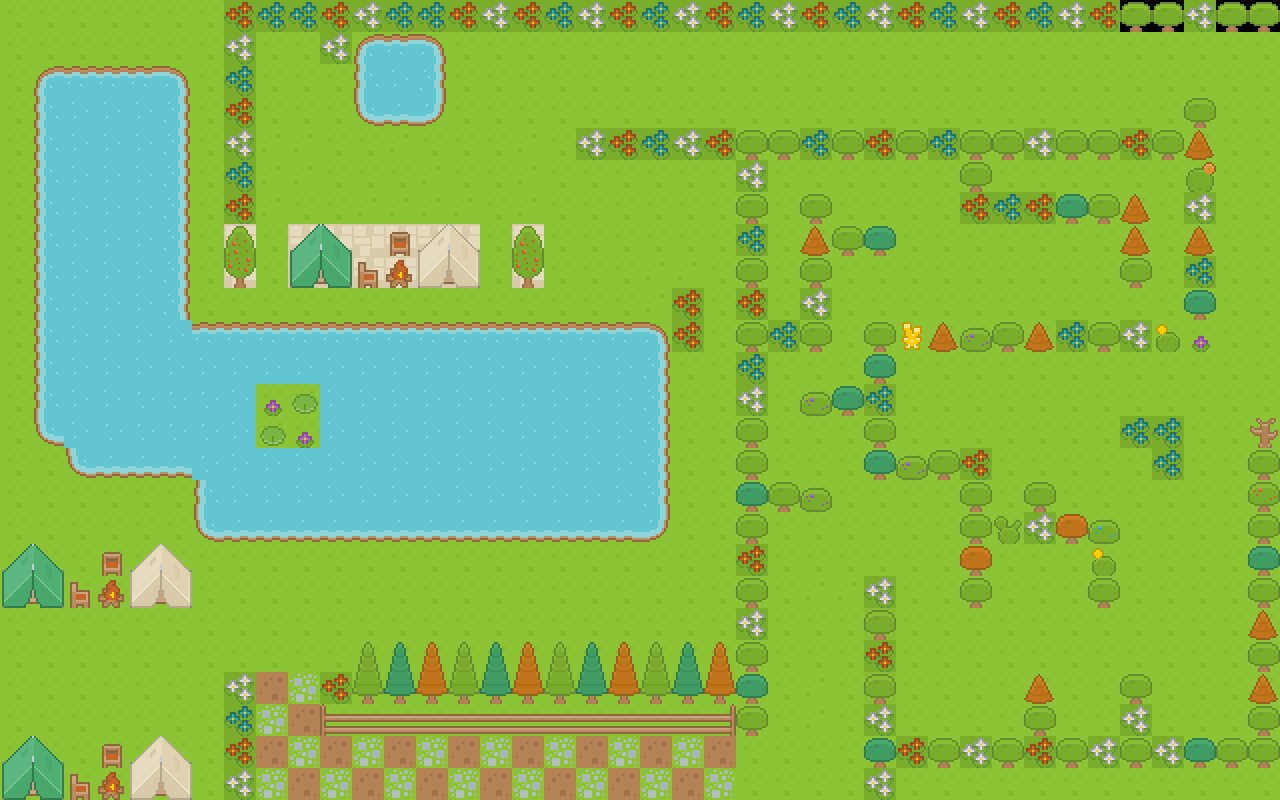

Below is a game level as drawn by its tile map, then a one-line description and the .tmx file that defines it, in full:
An orthogonal 40x25 tile map with 32x32 px tiles, 2 tile layers (non blocking, blocking).

<map version="1.2" tiledversion="1.3.3" orientation="orthogonal" renderorder="right-down" width="40" height="25" tilewidth="32" tileheight="32" infinite="0" nextlayerid="4" nextobjectid="1">
 <editorsettings>
  <export target="SophiaMaze3..tmx" format="tmx" />
 </editorsettings>
 <tileset firstgid="1" name="tileset_kenney" tilewidth="32" tileheight="32" spacing="2" tilecount="1767" columns="57">
  <image source="tilesets/tileset_kenney.png" width="1936" height="1052" />
  <tile id="62">
   <properties>
    <property name="collision" type="bool" value="true" />
   </properties>
  </tile>
 </tileset>
 <layer id="1" name="non blocking" width="40" height="25">
  <data encoding="csv">
6,6,6,6,6,6,6,179,6,6,6,6,6,179,179,179,544,6,6,6,6,6,6,6,6,6,6,6,6,6,6,6,6,6,6,527,527,527,527,527,
6,6,6,6,6,6,6,179,6,6,6,179,179,179,6,6,6,6,6,6,6,6,6,6,6,6,6,6,6,6,6,6,6,6,6,6,6,6,6,6,
6,6,6,6,6,6,6,179,6,6,6,179,179,179,6,6,6,6,6,6,6,6,6,6,6,6,6,6,6,6,6,6,6,6,6,6,6,6,6,6,
6,6,6,6,6,6,6,179,6,6,6,179,179,179,6,6,6,6,6,6,6,6,6,6,6,6,6,6,6,6,6,6,6,6,6,6,6,6,6,6,
6,6,6,6,6,6,6,179,63,63,6,6,63,6,6,6,63,6,6,6,6,6,6,6,6,6,6,6,6,6,6,6,6,6,6,6,6,6,6,6,
6,6,6,6,6,6,6,179,63,63,6,6,6,63,6,6,63,6,6,6,6,6,6,6,6,6,6,6,6,6,6,6,6,6,6,6,6,6,6,6,
6,6,6,6,6,6,6,179,63,6,6,63,63,63,63,6,63,6,6,6,6,6,6,6,6,6,6,6,6,6,6,6,6,6,6,6,6,6,6,6,
6,6,6,6,6,6,6,179,6,179,179,179,179,179,179,6,179,6,6,6,6,6,6,6,6,6,6,6,6,6,6,6,6,6,6,6,6,6,6,6,
6,6,6,6,6,6,6,179,6,179,179,179,179,179,179,6,179,6,6,6,63,63,6,6,6,6,6,6,6,6,6,6,6,6,6,6,6,6,6,6,
6,6,6,6,6,6,6,6,6,6,6,6,6,6,6,6,6,6,6,6,63,63,6,6,6,6,6,6,6,6,6,6,6,6,6,6,6,6,6,6,
6,6,6,6,6,6,6,6,6,6,6,6,6,6,6,6,6,6,6,6,6,6,6,6,6,6,6,6,6,6,6,6,6,6,6,6,6,6,6,6,
6,6,6,6,6,6,6,6,6,6,6,6,6,6,6,6,6,6,6,6,6,6,6,6,6,6,6,6,6,6,6,6,6,6,6,6,6,6,6,6,
6,6,6,6,6,6,6,119,6,6,6,6,6,6,6,6,6,6,6,6,6,6,6,6,6,6,6,6,6,6,6,6,6,6,6,6,6,6,6,6,
6,6,6,6,6,6,6,6,6,6,6,6,6,6,6,6,6,6,6,6,6,6,6,6,6,6,6,6,6,6,6,6,6,6,6,6,6,6,6,6,
6,6,6,6,6,6,6,6,6,6,6,6,6,6,6,6,6,6,6,6,6,6,6,6,6,6,6,6,6,6,6,6,6,6,6,6,6,6,6,6,
6,6,6,6,6,6,6,6,6,6,6,6,6,6,6,6,6,6,6,6,6,6,6,6,6,6,6,6,6,6,6,6,6,6,6,6,6,6,6,6,
6,6,6,6,6,6,6,6,6,6,6,6,6,6,6,6,6,6,6,6,6,6,6,6,6,6,6,6,6,6,6,6,6,6,6,6,6,6,6,6,
6,6,6,6,6,6,6,6,6,6,6,6,6,6,6,6,6,6,6,6,6,6,6,6,6,6,6,6,6,6,6,6,6,6,6,6,6,6,6,6,
6,6,6,6,6,6,6,6,6,6,6,6,6,6,6,6,6,6,6,6,6,6,6,6,6,63,63,1696,6,6,6,6,6,6,6,6,6,6,6,6,
6,6,6,6,6,6,6,6,6,6,6,6,6,6,6,6,6,6,6,6,6,6,6,6,6,6,6,1696,6,6,6,6,6,6,6,6,6,6,6,6,
6,6,6,6,6,6,6,6,6,6,6,6,6,6,6,6,6,6,6,6,6,6,6,6,6,6,6,1696,6,6,6,6,6,6,6,6,6,6,6,6,
6,6,6,6,6,6,6,6,7,67,6,6,6,6,6,6,6,6,6,6,6,6,6,6,6,63,6,1696,6,6,6,6,6,6,6,6,6,6,6,6,
6,6,6,6,6,6,6,6,67,7,6,6,6,6,6,6,6,6,6,6,6,6,6,6,6,63,6,1696,6,6,6,6,6,6,6,6,6,6,6,6,
6,6,6,6,6,6,6,6,7,67,7,67,7,67,7,67,7,67,7,67,7,67,7,6,6,6,6,6,6,6,6,6,6,6,6,6,6,6,6,6,
6,6,6,6,6,6,6,6,67,7,67,7,67,7,67,7,67,7,67,7,67,7,67,6,6,6,6,7,6,6,6,6,6,6,6,6,6,6,6,6
</data>
 </layer>
 <layer id="2" name="blocking" width="40" height="25">
  <properties>
   <property name="collide" type="bool" value="true" />
  </properties>
  <data encoding="csv">
0,0,0,0,0,0,0,403,745,745,403,574,745,745,403,574,403,745,574,403,745,574,403,745,574,403,745,574,403,745,574,403,745,574,403,527,527,574,527,527,
0,0,0,0,0,0,0,574,0,0,574,3,4,5,0,0,0,0,0,0,0,0,0,0,0,0,0,0,0,0,0,0,0,0,0,0,0,0,0,0,
0,3,4,4,4,5,0,745,0,0,0,60,61,62,0,0,0,0,0,0,0,0,0,0,0,0,0,0,0,0,0,0,0,0,0,0,0,0,0,0,
0,60,61,61,61,62,0,403,0,0,0,117,118,119,0,0,0,0,0,0,0,0,0,0,0,0,0,0,0,0,0,0,0,0,0,0,0,527,0,0,
0,60,61,61,61,62,0,574,0,0,0,0,0,0,0,0,0,0,574,403,745,574,403,527,527,745,527,403,527,745,527,527,574,527,527,403,527,531,0,0,
0,60,61,61,61,62,0,745,0,0,0,0,0,0,0,0,0,0,0,0,0,0,0,574,0,0,0,0,0,0,527,0,0,0,0,0,0,597,0,0,
0,60,61,61,61,62,0,403,0,0,0,0,0,0,0,0,0,0,0,0,0,0,0,527,0,527,0,0,0,0,403,745,403,529,527,531,0,574,0,0,
0,60,61,61,61,62,287,594,0,617,618,0,191,619,620,0,594,287,0,0,0,0,0,745,0,531,527,529,0,0,0,0,0,0,0,531,0,531,0,0,
0,60,61,61,61,62,287,651,0,674,675,136,472,676,677,0,651,287,0,0,0,0,0,527,0,527,0,0,0,0,0,0,0,0,0,527,0,745,0,0,
0,60,61,61,61,62,287,0,0,0,0,0,0,0,0,0,0,287,0,0,0,403,0,403,0,574,0,0,0,0,0,0,0,0,0,0,0,529,0,0,
0,60,61,61,61,61,4,4,4,4,4,4,4,4,4,4,4,4,4,4,5,403,0,527,745,527,0,527,1411,531,652,527,531,745,527,574,596,544,0,0,
0,60,61,61,61,61,61,61,61,61,61,61,61,61,61,61,61,61,61,61,62,0,0,745,0,0,0,529,0,0,0,0,0,0,0,0,0,0,0,0,
0,60,61,61,232,232,232,61,544,654,61,61,61,61,61,61,61,61,61,61,62,0,0,574,0,652,529,745,0,0,0,0,0,0,0,0,0,0,0,0,
0,117,61,232,232,232,232,61,654,544,61,61,61,61,61,61,61,61,61,61,62,0,0,527,0,0,0,527,0,0,0,0,0,0,0,745,745,0,0,655,
0,0,117,118,118,118,232,61,61,61,61,61,61,61,61,61,61,61,61,61,62,0,0,527,0,0,0,529,652,527,403,0,0,0,0,0,745,0,0,527,
0,0,0,0,0,0,60,61,61,61,61,61,61,61,61,61,61,61,61,61,62,0,0,529,527,652,0,0,0,0,527,0,527,0,0,0,0,0,0,537,
0,0,0,0,0,0,117,118,118,118,118,118,118,118,118,118,118,118,118,118,119,0,0,527,0,0,0,0,0,0,527,540,574,528,595,0,0,0,0,527,
617,618,0,191,619,620,0,0,0,0,0,0,0,0,0,0,0,0,0,0,0,0,0,403,0,0,0,0,0,0,528,0,0,0,596,0,0,0,0,529,
674,675,136,472,676,677,0,0,0,0,0,0,0,0,0,0,0,0,0,0,0,0,0,527,0,0,0,574,0,0,527,0,0,0,527,0,0,0,0,527,
0,0,0,0,0,0,0,0,0,0,0,0,0,0,0,0,0,0,0,0,0,0,0,574,0,0,0,527,0,0,0,0,0,0,0,0,0,0,0,531,
0,0,0,0,0,0,0,0,0,0,0,587,589,588,587,589,588,587,589,588,587,589,588,527,0,0,0,403,0,0,0,0,0,0,0,0,0,0,0,527,
0,0,0,0,0,0,0,574,0,0,403,644,646,645,644,646,645,644,646,645,644,646,645,529,0,0,0,527,0,0,0,0,531,0,0,527,0,0,0,531,
0,0,0,0,0,0,0,745,0,0,1360,1364,1364,1364,1364,1364,1364,1364,1364,1364,1364,1364,1361,527,0,0,0,574,0,0,0,0,527,0,0,574,0,0,0,527,
617,618,0,191,619,620,0,403,0,0,0,0,0,0,0,0,0,0,0,0,0,0,0,0,0,0,0,529,403,527,574,527,403,527,574,527,574,529,527,527,
674,675,136,472,676,677,0,574,0,0,0,0,0,0,0,0,0,0,0,0,0,0,0,0,0,0,0,574,0,0,0,0,0,0,0,0,0,0,0,0
</data>
 </layer>
</map>
